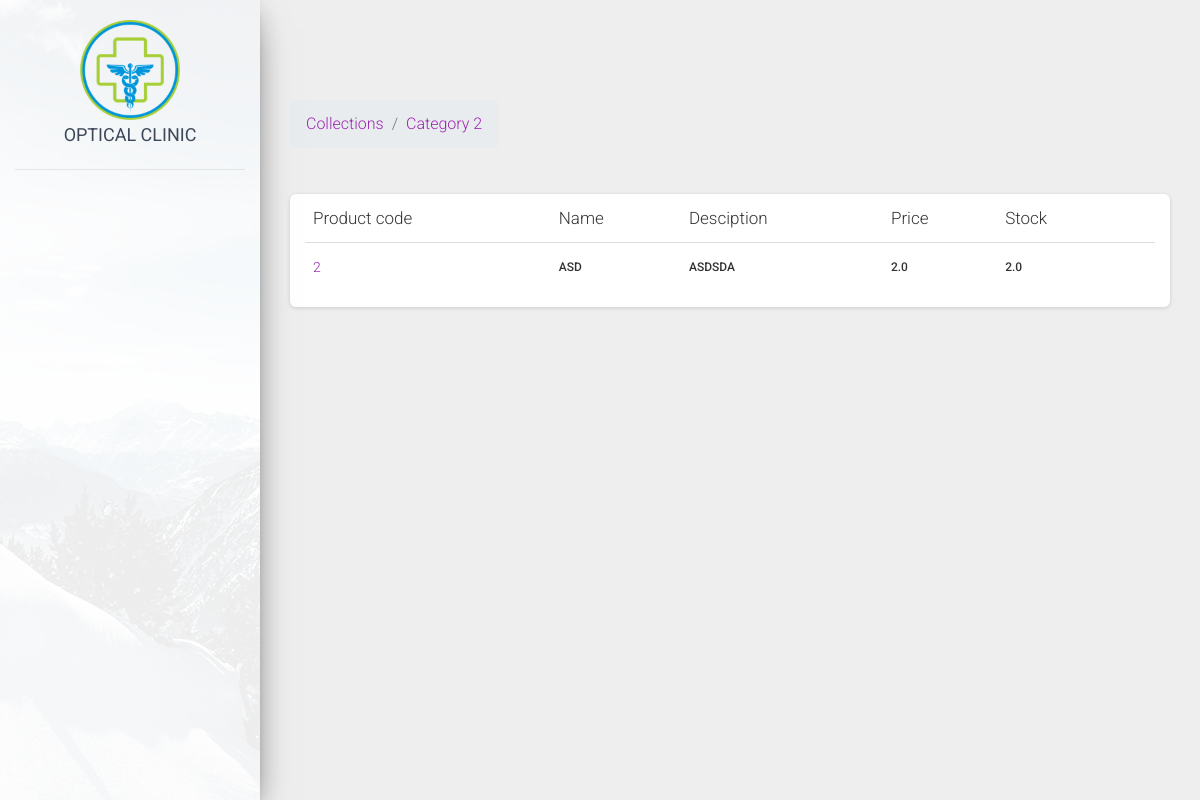
The page /inventory/collections/17/ on the database its author committed.
### inventory/models.py (models this page shows, shortened)
class Category(models.Model):
    name = models.CharField(max_length=250)
    image = models.ImageField(upload_to = 'category_image', null = True, blank = True)
    description = models.TextField()
    status = models.CharField(max_length=2, choices=(('1','Active'),('2','Inactive')), default=1)
    date_created = models.DateTimeField(default=timezone.now)
    date_updated = models.DateTimeField(auto_now=True)

class Product(models.Model):
    category = models.ForeignKey(Category, null = True, on_delete=models.CASCADE)
    code=models.CharField(max_length=100,blank=True, null=True)
    name=models.CharField(max_length=250,blank=True, null=True)
    image = models.ImageField(upload_to = 'product_image', null = True, blank = True)
    description = models.TextField()
    price = models.FloatField(default=0)
    stock = models.FloatField(default=0)
    status = models.CharField(max_length=2, choices=(('1','Active'),('2','Inactive')), default=1)
    date_created = models.DateTimeField(default=timezone.now)
    date_updated = models.DateTimeField(auto_now=True)

### inventory/views.py (the view)
# urls.py: path('inventory/collections/<str:slug>/', views.collectionView, name='collectionsView'),
def collectionView(request, slug):
    if(Category.objects.filter(id = slug)):
        products = Product.objects.filter(category = slug)
        category = Category.objects.filter(id = slug).first()
        context = {
            'products': products,
            'category': category
        }
    else:
        messages.warning(request, 'No such category found!')
        return redirect('inventory')
    return render(request, 'inventory/collection_products.html', context)

### templates/inventory/collection_products.html (shortened to what this page needs)
{% extends 'layouts/base.html' %}
{% block content %}
<section class="">
    <div class="d-flex w-100 align-items-center justify-content-between">
      <nav aria-label="breadcrumb">
        <ol class="breadcrumb">
          <li class="breadcrumb-item"><a href="{% url 'inventory' %}"> Collections </a></li>
          <li class="breadcrumb-item"><a href="">{{ category.name }}</a></li>
        </ol>
      </nav>
    </div>
    <section class="main-content card">
        <div class="container">
          <table class="table card-body">
            <thead>
              <tr>
                <th>Product code</th>
                <th>Name</th>
                <th>Desciption</th>
                <th>Price</th>
                <th>Stock</th>
                <th></th>
              </tr>
            </thead>
            <tbody>
              {% for app in products %}
              <tr>
                <td>
                  <div class="user-info">
                    <div class="user-info__basic">
                      <a href="{% url 'view_product' app.id %}" class="mb-0">{{ app.code}}</a>
                    </div>
                  </div>
                </td>
                <td>
                  <h6 class="mb-0">{{ app.name}}</h6>
                </td>
                <td>
                  <h6 class="mb-0">{{ app.description }}</h6>
                </td>
                <td>
                    <h6 class="mb-0">{{ app.stock }}</h6>
                </td>
                <td>
                    <h6 class="mb-0">{{ app.price }}</h6>
                </td>
              </tr>
              {% endfor %}
            </tbody>
          </table>
        </div>
    </section>
</section>
{% endblock %}

### rows shown on the page
Category: name "Category 2"
Product: code "2", name "ASD", description "ASDSDA", stock "2.0", price "2.0"
